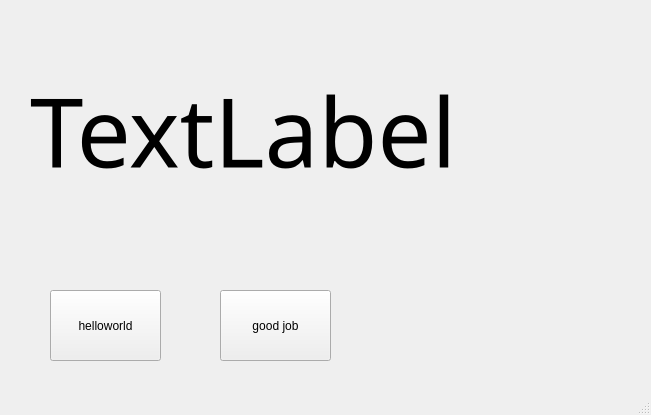
<?xml version="1.0" encoding="UTF-8"?>
<ui version="4.0">
 <class>MainWindow</class>
 <widget class="QMainWindow" name="MainWindow">
  <property name="geometry">
   <rect>
    <x>0</x>
    <y>0</y>
    <width>651</width>
    <height>415</height>
   </rect>
  </property>
  <property name="windowTitle">
   <string>MainWindow</string>
  </property>
  <widget class="QWidget" name="centralwidget">
   <widget class="QLabel" name="label_name">
    <property name="geometry">
     <rect>
      <x>30</x>
      <y>60</y>
      <width>511</width>
      <height>141</height>
     </rect>
    </property>
    <property name="font">
     <font>
      <family>Adobe Devanagari</family>
      <pointsize>72</pointsize>
     </font>
    </property>
    <property name="text">
     <string>TextLabel</string>
    </property>
   </widget>
   <widget class="QPushButton" name="Button1_name">
    <property name="geometry">
     <rect>
      <x>50</x>
      <y>290</y>
      <width>111</width>
      <height>71</height>
     </rect>
    </property>
    <property name="text">
     <string>helloworld</string>
    </property>
   </widget>
   <widget class="QPushButton" name="Button2_name">
    <property name="geometry">
     <rect>
      <x>220</x>
      <y>290</y>
      <width>111</width>
      <height>71</height>
     </rect>
    </property>
    <property name="text">
     <string>good job</string>
    </property>
   </widget>
  </widget>
  <widget class="QMenuBar" name="menubar">
   <property name="geometry">
    <rect>
     <x>0</x>
     <y>0</y>
     <width>651</width>
     <height>21</height>
    </rect>
   </property>
  </widget>
  <widget class="QStatusBar" name="statusbar"/>
 </widget>
 <resources/>
 <connections/>
</ui>
